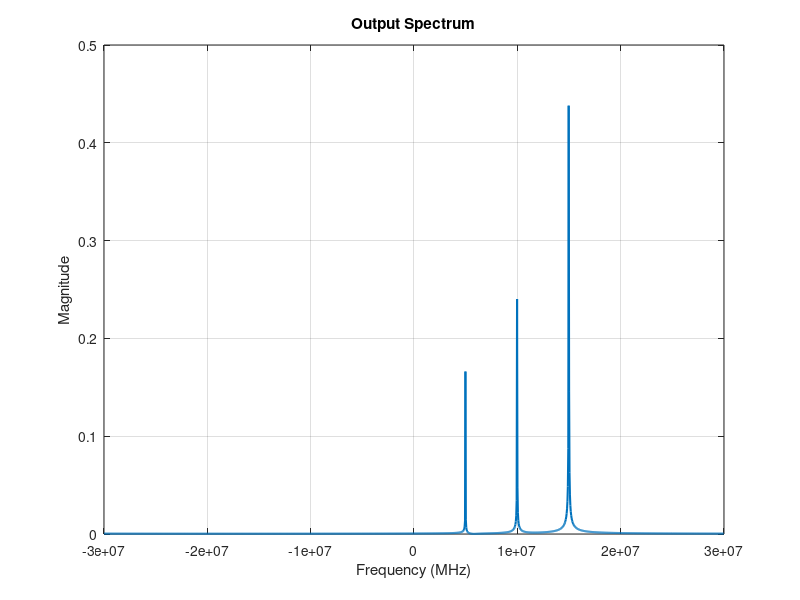

Reproduce this figure in MATLAB.
clc;
clear;
close all;

%% -------------------------------
% 1. Simulation Parameters
%% -------------------------------
N = 3000;           % Exact number of data points to load into RAM
Fsf = 60e6;   % Master Simulation Rate (LCM of 10, 15, 20)

% Individual Sampling rates
Fs1 = 10e6;   % RAM1
Fs2 = 15e6;   % RAM2
Fs3 = 20e6;   % RAM3

%% -------------------------------
% 2. Generate Discrete Time Vectors
%% -------------------------------
% Using an index vector 'n' guarantees exactly 1000 points 
% regardless of the sampling frequency.
n = (0:N-1)'; 

t1 = n * (1/Fs1);
t2 = n * (1/Fs2);
t3 = n * (1/Fs3);

%% -------------------------------
% Generate complex signals
% Keep freq within bandwidth
%% -------------------------------
% RAM1: BW = 2 MHz → choose 1 MHz tone
f1 = 1e6;
x1 = exp(1j*2*pi*f1*t1);

% RAM2: BW = 4 MHz → choose 2 MHz tone
f2 = 2e6;
x2 = exp(1j*2*pi*f2*t2);

% RAM3: BW = 6 MHz → choose 3 MHz tone
f3 = 3e6;
x3 = exp(1j*2*pi*f3*t3);

x1_up = upsample(x1,6);
x2_up = upsample(x2,4);
x3_up = upsample(x3,3);

fp1 = 0.3;
fp2 = 0.25;
fp3 = 0.18;

fs1 = 0.35;
fs2 = 0.35;
fs3 = 0.24;

rp = 0.1; % max passband ripple
rs = 80; % stopband attenuation

delta_p = (10^(rp/20)-1)/(10^(rp/20)+1);
delta_s = 10^(-rs/20);

[n1, fo1, ao1, w1] = firpmord([fp1 fs1], [1 0], [delta_p delta_s]);
[n2, fo2, ao2, w2] = firpmord([fp2 fs2], [1 0], [delta_p delta_s]);
[n3, fo3, ao3, w3] = firpmord([fp3 fs3], [1 0], [delta_p delta_s]);

h1 = firpm(n1, fo1, ao1, w1);
h2 = firpm(n2, fo2, ao2, w2);
h3 = firpm(n3, fo3, ao3, w3);

y1 = downsample(filter(h1,1,x1_up),5);
y2 = downsample(filter(h2,1,x2_up),5);
y3 = downsample(filter(h3,1,x3_up),5);
olen = min([length(y1) length(y2) length(y3)]); 
y1 = y1(1:olen); % To leave out extra samples due to edge effects of filters and up/downsampling
y2 = y2(1:olen);
y3 = y3(1:olen);

y = y1 + y2 + y3; % end of processing

% plotting stage
start_idx = 300;    % to remove transience          
y = y(start_idx:length(y));           % ensure column vector
L = length(y);      % number of samples

% FFT
Y = fftshift(fft(y));

% Amplitude normalization
P = abs(Y) / L;

% Frequency axis (two-sided)
f = linspace(-Fsf/2, Fsf/2 - Fsf/L, L);

% Plot
figure;
plot(f, P, 'LineWidth', 1.5);
xlabel('Frequency (MHz)');
ylabel('Magnitude');
title('Output Spectrum');
grid on;

% Optional zoom (since your tones are within ~±5 MHz)
xlim([-Fsf/2 +Fsf/2]);
